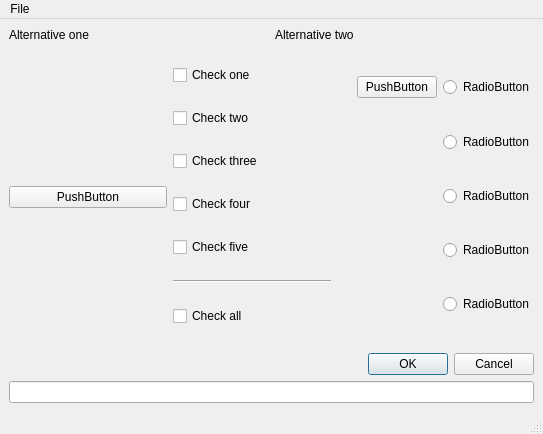
<?xml version="1.0" encoding="UTF-8"?>
<ui version="4.0">
 <class>MainWindow1</class>
 <widget class="QMainWindow" name="MainWindow1">
  <property name="geometry">
   <rect>
    <x>0</x>
    <y>0</y>
    <width>543</width>
    <height>434</height>
   </rect>
  </property>
  <property name="windowTitle">
   <string>ExampleProject</string>
  </property>
  <widget class="QWidget" name="centralwidget">
   <layout class="QGridLayout" name="gridLayout_3">
    <item row="2" column="1">
     <widget class="QDialogButtonBox" name="buttonBox">
      <property name="standardButtons">
       <set>QDialogButtonBox::Cancel|QDialogButtonBox::Ok</set>
      </property>
     </widget>
    </item>
    <item row="1" column="1">
     <layout class="QHBoxLayout" name="horizontalLayout_3">
      <item>
       <widget class="QPushButton" name="pushButton_2">
        <property name="text">
         <string>PushButton</string>
        </property>
       </widget>
      </item>
      <item>
       <layout class="QVBoxLayout" name="verticalLayout_3">
        <item>
         <widget class="QCheckBox" name="checkBox_6">
          <property name="text">
           <string>Check one</string>
          </property>
         </widget>
        </item>
        <item>
         <widget class="QCheckBox" name="checkBox">
          <property name="text">
           <string>Check two</string>
          </property>
         </widget>
        </item>
        <item>
         <widget class="QCheckBox" name="checkBox_2">
          <property name="text">
           <string>Check three</string>
          </property>
         </widget>
        </item>
        <item>
         <widget class="QCheckBox" name="checkBox_3">
          <property name="text">
           <string>Check four</string>
          </property>
         </widget>
        </item>
        <item>
         <widget class="QCheckBox" name="checkBox_4">
          <property name="text">
           <string>Check five</string>
          </property>
         </widget>
        </item>
        <item>
         <widget class="Line" name="line">
          <property name="orientation">
           <enum>Qt::Horizontal</enum>
          </property>
         </widget>
        </item>
        <item>
         <widget class="QCheckBox" name="checkBox_5">
          <property name="text">
           <string>Check all</string>
          </property>
         </widget>
        </item>
       </layout>
      </item>
      <item>
       <spacer name="verticalSpacer">
        <property name="orientation">
         <enum>Qt::Vertical</enum>
        </property>
        <property name="sizeHint" stdset="0">
         <size>
          <width>20</width>
          <height>40</height>
         </size>
        </property>
       </spacer>
      </item>
      <item>
       <layout class="QGridLayout" name="gridLayout_2">
        <item row="2" column="1">
         <widget class="QRadioButton" name="radioButton_5">
          <property name="text">
           <string>RadioButton</string>
          </property>
         </widget>
        </item>
        <item row="4" column="1">
         <widget class="QRadioButton" name="radioButton_4">
          <property name="text">
           <string>RadioButton</string>
          </property>
         </widget>
        </item>
        <item row="0" column="0">
         <widget class="QPushButton" name="pushButton">
          <property name="text">
           <string>PushButton</string>
          </property>
         </widget>
        </item>
        <item row="0" column="1">
         <widget class="QRadioButton" name="radioButton_2">
          <property name="text">
           <string>RadioButton</string>
          </property>
         </widget>
        </item>
        <item row="1" column="1">
         <widget class="QRadioButton" name="radioButton_3">
          <property name="text">
           <string>RadioButton</string>
          </property>
         </widget>
        </item>
        <item row="3" column="1">
         <widget class="QRadioButton" name="radioButton">
          <property name="text">
           <string>RadioButton</string>
          </property>
         </widget>
        </item>
       </layout>
      </item>
     </layout>
    </item>
    <item row="0" column="1">
     <layout class="QHBoxLayout" name="horizontalLayout_4">
      <item>
       <widget class="QLabel" name="label_2">
        <property name="text">
         <string>Alternative one</string>
        </property>
       </widget>
      </item>
      <item>
       <widget class="QLabel" name="label">
        <property name="text">
         <string>Alternative two</string>
        </property>
       </widget>
      </item>
     </layout>
    </item>
    <item row="3" column="1">
     <widget class="QLineEdit" name="lineEdit"/>
    </item>
   </layout>
  </widget>
  <widget class="QMenuBar" name="menubar">
   <property name="geometry">
    <rect>
     <x>0</x>
     <y>0</y>
     <width>543</width>
     <height>26</height>
    </rect>
   </property>
   <widget class="QMenu" name="menuFile">
    <property name="title">
     <string>File</string>
    </property>
    <addaction name="actionExit"/>
   </widget>
   <addaction name="menuFile"/>
  </widget>
  <widget class="QStatusBar" name="statusbar"/>
  <action name="actionExit">
   <property name="text">
    <string>Exit</string>
   </property>
  </action>
 </widget>
 <resources/>
 <connections>
  <connection>
   <sender>checkBox_5</sender>
   <signal>toggled(bool)</signal>
   <receiver>checkBox_4</receiver>
   <slot>setChecked(bool)</slot>
   <hints>
    <hint type="sourcelabel">
     <x>132</x>
     <y>304</y>
    </hint>
    <hint type="destinationlabel">
     <x>151</x>
     <y>234</y>
    </hint>
   </hints>
  </connection>
  <connection>
   <sender>checkBox_5</sender>
   <signal>toggled(bool)</signal>
   <receiver>checkBox_3</receiver>
   <slot>setChecked(bool)</slot>
   <hints>
    <hint type="sourcelabel">
     <x>186</x>
     <y>302</y>
    </hint>
    <hint type="destinationlabel">
     <x>181</x>
     <y>198</y>
    </hint>
   </hints>
  </connection>
  <connection>
   <sender>checkBox_5</sender>
   <signal>toggled(bool)</signal>
   <receiver>checkBox_2</receiver>
   <slot>setChecked(bool)</slot>
   <hints>
    <hint type="sourcelabel">
     <x>203</x>
     <y>295</y>
    </hint>
    <hint type="destinationlabel">
     <x>196</x>
     <y>171</y>
    </hint>
   </hints>
  </connection>
  <connection>
   <sender>checkBox_5</sender>
   <signal>toggled(bool)</signal>
   <receiver>checkBox</receiver>
   <slot>setChecked(bool)</slot>
   <hints>
    <hint type="sourcelabel">
     <x>211</x>
     <y>298</y>
    </hint>
    <hint type="destinationlabel">
     <x>151</x>
     <y>128</y>
    </hint>
   </hints>
  </connection>
  <connection>
   <sender>checkBox_5</sender>
   <signal>toggled(bool)</signal>
   <receiver>checkBox_6</receiver>
   <slot>setChecked(bool)</slot>
   <hints>
    <hint type="sourcelabel">
     <x>216</x>
     <y>304</y>
    </hint>
    <hint type="destinationlabel">
     <x>177</x>
     <y>90</y>
    </hint>
   </hints>
  </connection>
  <connection>
   <sender>buttonBox</sender>
   <signal>accepted()</signal>
   <receiver>lineEdit</receiver>
   <slot>clear()</slot>
   <hints>
    <hint type="sourcelabel">
     <x>375</x>
     <y>350</y>
    </hint>
    <hint type="destinationlabel">
     <x>294</x>
     <y>395</y>
    </hint>
   </hints>
  </connection>
 </connections>
</ui>
